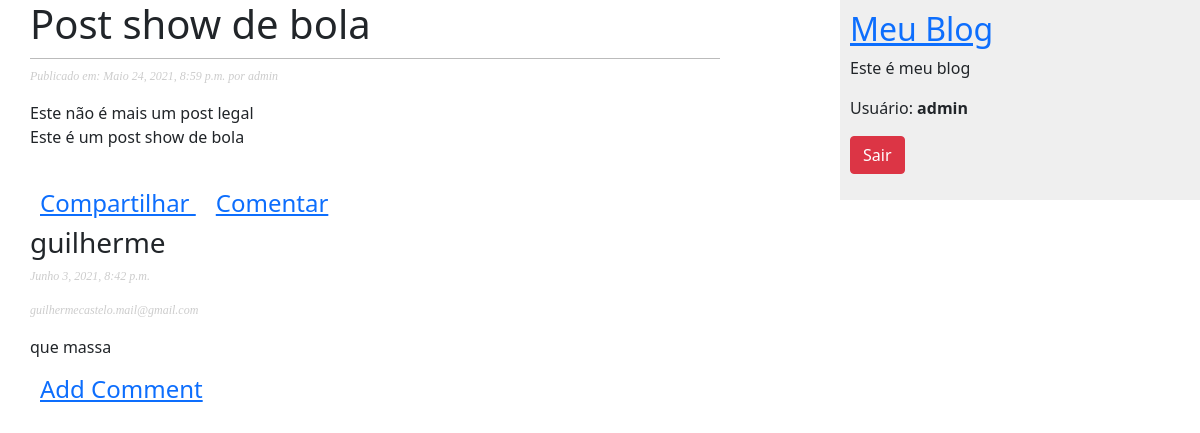
Page /post-show-de-bola/ (signed in) on the committed database.
### meublog/models.py (models this page shows, shortened)
class Post(models.Model):
    STATUS_CHOICES = (
        ('rascunho', 'Rascunho'),
        ('publicado', 'publicado')
    )
    objects = models.Manager()
    publicado = PublicadosManager()
    titulo = models.CharField(max_length=250)
    slug = models.SlugField(max_length=100)
    corpo = models.TextField()
    autor = models.ForeignKey(User, on_delete=models.CASCADE, related_name='meublog_posts')
    publicados = models.DateTimeField(default=timezone.now)
    criado = models.DateTimeField(auto_now_add=True)
    status = models.CharField(max_length=9, choices=STATUS_CHOICES, default='rascunho')
    class Meta:
        ordering = ('-publicados',)
        verbose_name = "Post"
        verbose_name_plural = "Posts"

class Comentario(models.Model):
    post = models.ForeignKey(Post, on_delete=models.CASCADE)
    nome = models.CharField('Nome', max_length=100)
    email = models.EmailField('E-mail')
    comentario = models.TextField('Comentário')
    criado = models.DateTimeField('Data Criação', auto_now_add=True)
    status = models.BooleanField('Ativo', default=False)
    class Meta:
        verbose_name = "Comentario"
        verbose_name_plural = "Comentarios"

### meublog/views.py (the view)
# urls.py: path('<slug:slug>/', views.DetalharPostView.as_view(), name='detalhe'),
class DetalharPostView(DetailView):
    template_name = "meublog/post/detalharpost.html"
    model = Post
    def _get_comment(self, id_post):
        try:
            return Comentario.objects.filter(post_id=id_post, status=True)
        except Comentario.DoesNotExixt:
            raise Exception
    def get_context_data(self, **kwargs):
        context = super(DetalharPostView, self).get_context_data(**kwargs)
        context['coments'] = self._get_comment(self.object.id)
        return context

### meublog/templates/meublog/post/detalharpost.html (shortened to what this page needs)
{% extends 'meublog/base.html' %}
{% block conteudo %}
    <h1> {{ post.titulo }} </h1>
    <p class="date">
        Publicado em: {{ post.publicados }} por {{ post.autor }}
    </p>
    <p>
        {{ post.corpo | linebreaks }}
    </p>
    <br>
    <h4>
        <span style="margin-right:10px; margin-left:10px">
            <a href="{% url 'meublog:share_post' post.pk %}">
                Compartilhar
            </a>
        </span>
        <span style="margin-right:10px; margin-left:10px">
            <a href="{% url 'meublog:comentar_post' post.id %}">
                Comentar
            </a>
        </span>
    </h4>
    {% for c in coments %}
        <h3>
            {{ c.nome }}
        </h3>
        <p class="date">
            {{ c.criado }}
        </p>
        <p class="date">
            {{ c.email }}
        </p>
        <p>
            {{ c.comentario }}
        </p>
    {% endfor %}
    <h4>
        <span style="margin-right:10px; margin-left:10px">
            <a href="{% url 'meublog:comentar_post' post.id %}">
                Add Comment
            </a>
        </span>
    </h4>
{% endblock %}

### meublog/templates/meublog/base.html (shortened to what this page needs)
{% load static %}
<!DOCTYPE html>
<html lang="pt-br">
<head>
    <link href="{% static 'css/meublog.css' %}" rel="stylesheet">
    <link href="https://cdn.jsdelivr.net/npm/bootstrap@5.0.1/dist/css/bootstrap.min.css" rel="stylesheet">
</head>
<body>
    <div id="content">
        {% block conteudo %}
        {% endblock %}
    </div>
    <div id="sidebar">
        <h2><a href="{% url 'meublog:listar_posts' %}"> Meu Blog</a></h2>
        <p>Este é meu blog</p>
        {% if user.is_anonymous %}
            <p>
                <a class="btn btn-primary" href="{% url 'meublog:cadastrouser' %}">
                    Cadastrar
                </a>
            </p>
            <p>
                <a class="btn btn-success" href="{% url 'meublog:loginuser' %}">
                    Login
                </a>
            </p>
        {% else %}
            <p>
                Usuário: <b>{{ user.username }}</b>
                <p>
                    <a class="btn btn-danger" href="{% url 'meublog:logoutuser' %}">
                        Sair
                    </a>
                </p>
            </p>
        {% endif %}
    </div>
</body>
</html>

### meublog/static/css/meublog.css (style rules this page uses)
body { margin:0; padding:0; font-family:helvetica, sans-serif; }
a { color:#00abff; text-decoration:none; }
h1 { font-weight:normal; border-bottom:1px solid #bbb; padding:0 0 10px 0; }
h2 { font-weight:normal; margin:30px 0 0; }
#content { float:left; width:60%; padding:0 0 0 30px; }
#sidebar { float:right; width:30%; padding:10px; background:#efefef; height:100%; }
p.date { color:#ccc; font-family: georgia, serif; font-size: 12px; font-style: italic; }

### rows in the picture
Post: publicados "Maio 24, 2021, 8:59 p.m.", autor "admin", corpo "Este não é mais um post legal Este é um post show de bola"
Comentario: nome "guilherme", criado "Junho 3, 2021, 8:42 p.m.", email "guilhermecastelo.mail@gmail.com", comentario "que massa"

### other values in the picture
{{ user.username }} "admin"
